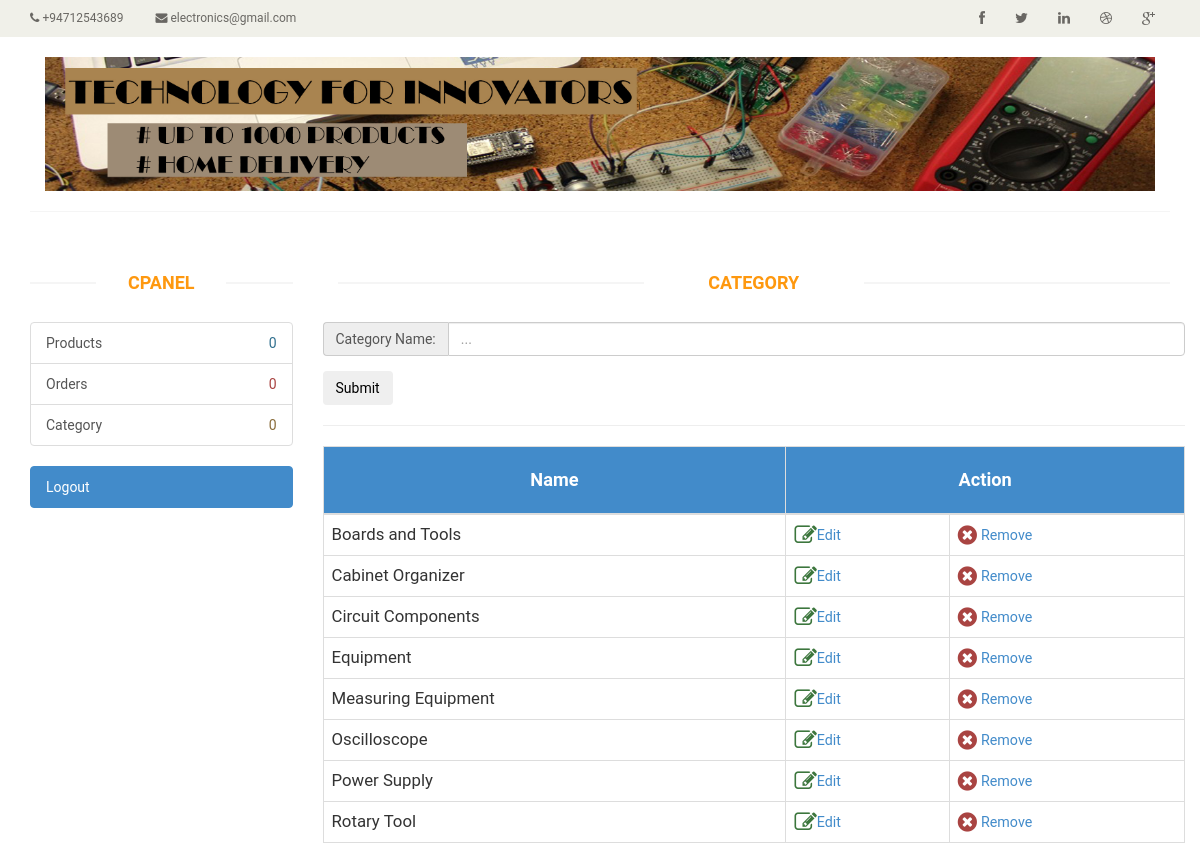
/admincategory.php, run on the app's committed database.
### tables this page shows
CREATE TABLE `category` (
  `id` int(11) NOT NULL,
  `title` varchar(50) NOT NULL
);

### admincategory.php (the view, shortened to what this page needs)
<?php include('include/admin/header.php'); ?>
<section>
		<div class="container">
			<div class="row">
                <?php include('include/admin/sidebar.php'); ?>
                <div class="col-sm-9 padding-right">
					<div class="features_items">
						<h2 class="title text-center">Category</h2>
                        <form method="POST" action="admincategory.php">
                            <div class="form-group">
                                <div class="input-group">
                                    <div class="input-group-addon">Category Name:</div>
                                    <input name="category" class="form-control" type="text" placeholder="...">
                                </div>
                            </div>
                            <div class="form-group">
                                <button type="submit" class="btn" name="addcategory">Submit</button>
                            </div>
                        </form>
                       <hr />
                        <table class="table table-bordered">
                            <thead class="bg-primary">
                                <th>Name</th>
                                <th colspan="2">Action</th>
                            </thead>
                            <tbody>
                        <?php $category = $jim->getcategory();?>
                        <?php
                        while($row = mysqli_fetch_array( $category)):?>
                            <tr>
                                <td><?php echo $row['title'];?></td>
                                <td><a href="editcategory.php?p=edit&&id=<?php echo $row['id']; ?>"><i class="fa fa-edit fa-lg text-success"></i><small>Edit</small></a></td>
                                <td><a href="admincategory.php?p=delete&&table=category&&id=<?php echo $row['id']; ?>" class="confirm"><i class="fa fa-times-circle fa-lg text-danger"></i> <small>Remove</small></a></td>
                            </tr>
                        <?php endwhile; ?>
                            </tbody>
                        </table>
              </section>
<?php include('include/admin/footer.php'); ?>

### css/style.css (style rules this page uses)
.bg-primary { background: #428bca; padding:5px; color:#fff; }
.table th { padding:20px 20px !important; font-size:1.3em; text-align: center; }
.text-center { text-align: center; }
.table td { font-size:1.2em; }
.fa { cursor: pointer; }

### css/main.css (style rules this page uses)
body { font-family: 'Roboto', sans-serif; background:; position: relative; font-weight:400px; }
a { -webkit-transition: 300ms; -moz-transition: 300ms; -o-transition: 300ms; transition: 300ms; }
h1, h2, h3, h4, h5, h6 { font-family: 'Roboto', sans-serif; }
.left-sidebar h2:after, h2.title:after { content: " "; position: absolute; border: 1px solid #f5f5f5; bottom:8px; left: 0; width: 100%; height: 0; z-index: -2; }
h2.title:before { content: " "; position: absolute; background: #fff; bottom: -6px; width: 220px; height: 30px; z-index: -1; left: 50%; margin-left: -110px; }
.padding-right { padding-right: 0; }
.features_items { overflow:hidden; }
h2.title { color: #FE980F; font-family: 'Roboto', sans-serif; font-size: 18px; font-weight: 700; margin: 0 15px; text-transform: uppercase; margin-bottom: 30px; position: relative; }

### data on the page
category: title "Boards and Tools"
category: title "Cabinet Organizer"
category: title "Circuit Components"
category: title "Equipment"
category: title "Measuring Equipment"
category: title "Oscilloscope"
category: title "Power Supply"
category: title "Rotary Tool"
